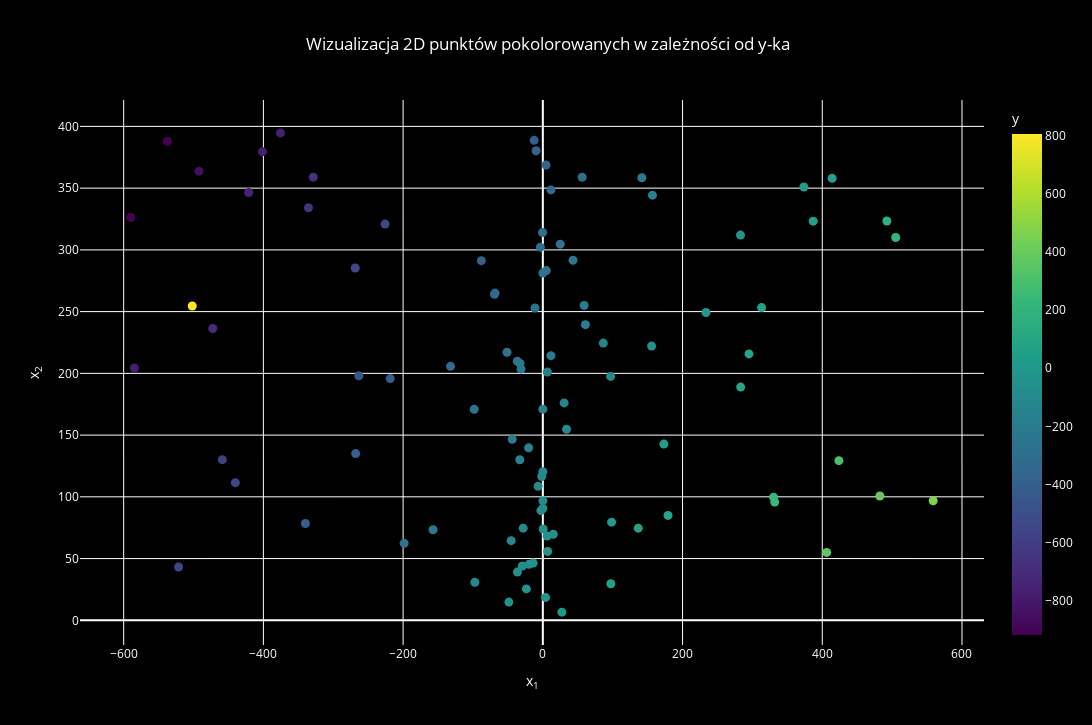

Notebook code for this chart:
### Markdown cell above
#### Przygotowanie danych oraz wyświetlenie wykresów

### Code cell
import pandas as pd
import plotly.express as px

# Wczytanie danych
data = pd.read_csv('data1.csv')
X, Y = data[['x1', 'x2']], data[['y']]

fig = px.scatter(
    data_frame=data,
    x='x1',
    y='x2',
    color='y',
    title='<span style="color: white"> Wizualizacja 2D punktów pokolorowanych w zależności od y-ka',
    color_continuous_scale='Viridis'
)

fig.update_traces(marker=dict(size=9))

# To są rozmiary wygodne dla mojego laptopa
fig.update_layout(
    width=1300,
    height=725,
    title_x=0.5,
    plot_bgcolor='black',
    paper_bgcolor='black',
    font_color='white',
    xaxis_title='x<sub>1</sub>',
    yaxis_title='x<sub>2</sub>',
)

fig.show()

### Figure 1 — Plotly figure (JSON) as saved in the notebook; plotly's stock layout.template omitted (floating-point values rounded to 4 significant figures)
{"data": [{"hovertemplate": "x1=%{x}<br>x2=%{y}<br>y=%{marker.color}<extra></extra>", "legendgroup": "", "marker": {"color": [-382.6, -170.3, -252.6, -760.2, -268.3, -917.0, 101.1, -221.8, -239.5, -109.2, -39.81, -183.2, -305.5, -329.4, -5.908, -52.25, -773.2, 176.4, -68.34, -138.4, -453.5, -847.8, -325.2, -231.8, -65.43, 204.5, 63.92, -353.5, -409.7, -581.8, -108.3, 39.08, -260.6, -538.0, -761.9, 26.87, -908.8, -241.9, 75.31, -51.32, -7.578, -42.26, -154.8, -187.6, 101.4, -545.7, -129.9, -93.61, -162.6, -556.0, 805.0, -225.6, 237.2, -298.7, -119.6, -101.3, 72.29, -325.2, 70.55, 88.49, -207.7, -64.78, -261.4, -178.6, -781.7, -83.83, -395.5, 302.6, -270.9, -395.0, 390.4, -114.0, -55.81, -185.6, -543.5, 243.0, -406.9, 470.6, -272.5, -371.2, -256.2, -195.3, -659.5, -94.05, -702.8, 28.86, -83.25, -45.97, -113.5, 359.2, -56.47, 31.59, -326.4, -58.7, -89.09, -680.2, 69.7, -151.6, -295.8, -20.11], "coloraxis": "coloraxis", "size": 9, "symbol": "circle"}, "mode": "markers", "name": "", "orientation": "v", "showlegend": false, "type": "scatter", "x": [-9.633, 60.91, -198.5, -421.0, 5.043, -537.5, 179.2, -157.1, -36.59, -1.538, 6.826, -43.81, -0.4136, -132.1, 3.85, 6.068, -401.4, 492.5, -36.39, 30.5, -263.4, -492.4, -68.47, -32.56, 0.4971, 505.1, 414.1, 4.577, -339.9, -458.8, -6.73, 173.3, -51.28, -225.8, -375.7, 98.43, -589.8, 43.18, 97.38, -13.83, 233.5, -23.59, -32.94, 59.05, 283.2, -268.5, 86.52, 97.05, 0.05731, -521.4, -501.8, -31.21, 330.2, -3.511, -97.3, -45.34, 387.0, 11.58, 136.6, 295.1, 141.8, -29.41, -98.23, 156.9, -584.7, -2.748, -268.0, 423.8, 0.03236, -12.37, 482.4, -0.0001016, -48.59, 6.416, -440.1, 332.0, -218.4, 558.8, 24.88, -88.09, -11.27, 11.61, -335.5, -28.08, -472.4, 27.31, 0.008627, 14.92, 33.96, 406.3, -19.58, 373.7, -69.18, 155.7, 0.1272, -328.6, 313.2, -20.35, 56.28, 282.9], "xaxis": "x", "y": [380.3, 239.5, 62.4, 346.5, 283.2, 388.0, 84.94, 73.36, 209.9, 116.5, 55.8, 146.5, 314.1, 205.7, 18.58, 68.21, 379.6, 323.4, 39.07, 176.1, 198.1, 363.7, 265.0, 208.0, 73.94, 310.1, 357.9, 368.7, 78.39, 130.1, 108.5, 142.7, 217.1, 320.9, 394.8, 79.49, 326.2, 291.6, 29.62, 46.35, 249.3, 25.42, 130.1, 255.0, 188.9, 285.3, 224.5, 197.5, 171.0, 43.16, 254.6, 203.4, 99.72, 302.2, 30.79, 64.49, 323.2, 348.6, 74.63, 215.7, 358.4, 44.02, 170.8, 344.3, 204.3, 88.84, 135.0, 129.3, 281.2, 388.7, 100.7, 120.4, 14.75, 201.1, 111.5, 95.82, 195.8, 96.82, 304.6, 291.3, 252.9, 214.3, 334.1, 74.61, 236.4, 6.635, 90.6, 69.75, 154.7, 55.01, 45.39, 350.9, 264.0, 222.1, 96.74, 358.9, 253.2, 139.7, 358.8, 312.0], "yaxis": "y"}], "layout": {"coloraxis": {"colorbar": {"title": {"text": "y"}}, "colorscale": [[0, "#440154"], [0.1111, "#482878"], [0.2222, "#3e4989"], [0.3333, "#31688e"], [0.4444, "#26828e"], [0.5556, "#1f9e89"], [0.6667, "#35b779"], [0.7778, "#6ece58"], [0.8889, "#b5de2b"], [1, "#fde725"]]}, "font": {"color": "white"}, "height": 725, "legend": {"tracegroupgap": 0}, "paper_bgcolor": "black", "plot_bgcolor": "black", "title": {"text": "<span style=\"color: white\"> Wizualizacja 2D punktów pokolorowanych w zależności od y-ka", "x": 0.5}, "width": 1300, "xaxis": {"anchor": "y", "domain": [0, 1], "title": {"text": "x<sub>1</sub>"}}, "yaxis": {"anchor": "x", "domain": [0, 1], "title": {"text": "x<sub>2</sub>"}}}}
